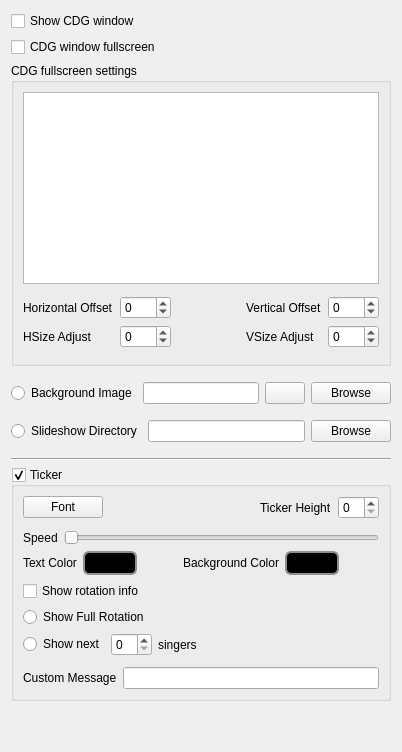
          <widget class="QWidget" name="videoPage">
           <layout class="QVBoxLayout" name="verticalLayout_6">
            <item>
             <widget class="QCheckBox" name="checkBoxShowCdgWindow">
              <property name="text">
               <string>Show CDG window</string>
              </property>
             </widget>
            </item>
            <item>
             <widget class="QCheckBox" name="checkBoxCdgFullscreen">
              <property name="text">
               <string>CDG window fullscreen</string>
              </property>
             </widget>
            </item>
            <item>
             <widget class="QGroupBox" name="groupBoxMonitors">
              <property name="enabled">
               <bool>true</bool>
              </property>
              <property name="title">
               <string>CDG fullscreen settings</string>
              </property>
              <property name="checkable">
               <bool>false</bool>
              </property>
              <property name="checked">
               <bool>false</bool>
              </property>
              <layout class="QVBoxLayout" name="verticalLayout_8">
               <item>
                <widget class="QListWidget" name="listWidgetMonitors"/>
               </item>
               <item>
                <layout class="QGridLayout" name="gridLayout" columnstretch="0,0,0,0,0">
                 <property name="topMargin">
                  <number>6</number>
                 </property>
                 <property name="bottomMargin">
                  <number>6</number>
                 </property>
                 <item row="0" column="2">
                  <spacer name="horizontalSpacer_10">
                   <property name="orientation">
                    <enum>Qt::Horizontal</enum>
                   </property>
                   <property name="sizeHint" stdset="0">
                    <size>
                     <width>40</width>
                     <height>20</height>
                    </size>
                   </property>
                  </spacer>
                 </item>
                 <item row="0" column="1">
                  <widget class="QSpinBox" name="spinBoxHOffset">
                   <property name="minimum">
                    <number>-255</number>
                   </property>
                   <property name="maximum">
                    <number>255</number>
                   </property>
                  </widget>
                 </item>
                 <item row="0" column="4">
                  <widget class="QSpinBox" name="spinBoxVOffset">
                   <property name="minimum">
                    <number>-255</number>
                   </property>
                   <property name="maximum">
                    <number>255</number>
                   </property>
                  </widget>
                 </item>
                 <item row="0" column="3">
                  <widget class="QLabel" name="label_18">
                   <property name="sizePolicy">
                    <sizepolicy hsizetype="Expanding" vsizetype="Preferred">
                     <horstretch>0</horstretch>
                     <verstretch>0</verstretch>
                    </sizepolicy>
                   </property>
                   <property name="text">
                    <string>Vertical Offset</string>
                   </property>
                  </widget>
                 </item>
                 <item row="0" column="0">
                  <widget class="QLabel" name="label_17">
                   <property name="sizePolicy">
                    <sizepolicy hsizetype="Expanding" vsizetype="Preferred">
                     <horstretch>0</horstretch>
                     <verstretch>0</verstretch>
                    </sizepolicy>
                   </property>
                   <property name="text">
                    <string>Horizontal Offset</string>
                   </property>
                  </widget>
                 </item>
                 <item row="1" column="0">
                  <widget class="QLabel" name="label_19">
                   <property name="text">
                    <string>HSize Adjust</string>
                   </property>
                  </widget>
                 </item>
                 <item row="1" column="1">
                  <widget class="QSpinBox" name="spinBoxHAdjust">
                   <property name="minimum">
                    <number>-255</number>
                   </property>
                   <property name="maximum">
                    <number>255</number>
                   </property>
                  </widget>
                 </item>
                 <item row="1" column="4">
                  <widget class="QSpinBox" name="spinBoxVAdjust">
                   <property name="minimum">
                    <number>-255</number>
                   </property>
                   <property name="maximum">
                    <number>255</number>
                   </property>
                  </widget>
                 </item>
                 <item row="1" column="3">
                  <widget class="QLabel" name="label_20">
                   <property name="text">
                    <string>VSize Adjust</string>
                   </property>
                  </widget>
                 </item>
                </layout>
               </item>
              </layout>
             </widget>
            </item>
            <item>
             <layout class="QVBoxLayout" name="verticalLayout_12">
              <property name="topMargin">
               <number>10</number>
              </property>
              <property name="bottomMargin">
               <number>10</number>
              </property>
              <item>
               <layout class="QHBoxLayout" name="horizontalLayout_8">
                <property name="topMargin">
                 <number>0</number>
                </property>
                <item>
                 <widget class="QRadioButton" name="rbBgImage">
                  <property name="text">
                   <string>Background Image</string>
                  </property>
                 </widget>
                </item>
                <item>
                 <widget class="QLineEdit" name="lineEditCdgBackground"/>
                </item>
                <item>
                 <widget class="QPushButton" name="pushButtonClearBgImg">
                  <property name="text">
                   <string/>
                  </property>
                  <property name="icon">
                   <iconset resource="resources.qrc">
                    <normaloff>:/icons/Icons/edit-clear.png</normaloff>:/icons/Icons/edit-clear.png</iconset>
                  </property>
                 </widget>
                </item>
                <item>
                 <widget class="QPushButton" name="pushButtonBrowse">
                  <property name="text">
                   <string>Browse</string>
                  </property>
                 </widget>
                </item>
               </layout>
              </item>
              <item>
               <layout class="QHBoxLayout" name="horizontalLayout_10">
                <property name="topMargin">
                 <number>10</number>
                </property>
                <item>
                 <widget class="QRadioButton" name="rbSlideshow">
                  <property name="text">
                   <string>Slideshow Directory</string>
                  </property>
                 </widget>
                </item>
                <item>
                 <widget class="QLineEdit" name="lineEditSlideshowDir"/>
                </item>
                <item>
                 <widget class="QPushButton" name="pushButtonSlideshowBrowse">
                  <property name="text">
                   <string>Browse</string>
                  </property>
                 </widget>
                </item>
               </layout>
              </item>
             </layout>
            </item>
            <item>
             <widget class="Line" name="line">
              <property name="orientation">
               <enum>Qt::Horizontal</enum>
              </property>
             </widget>
            </item>
            <item>
             <widget class="QGroupBox" name="groupBoxTicker">
              <property name="sizePolicy">
               <sizepolicy hsizetype="Preferred" vsizetype="MinimumExpanding">
                <horstretch>0</horstretch>
                <verstretch>0</verstretch>
               </sizepolicy>
              </property>
              <property name="title">
               <string>Ticker</string>
              </property>
              <property name="checkable">
               <bool>true</bool>
              </property>
              <layout class="QVBoxLayout" name="verticalLayout_9">
               <item>
                <layout class="QHBoxLayout" name="horizontalLayout_4">
                 <property name="topMargin">
                  <number>0</number>
                 </property>
                 <property name="bottomMargin">
                  <number>0</number>
                 </property>
                 <item>
                  <widget class="QPushButton" name="pushButtonFont">
                   <property name="text">
                    <string>Font</string>
                   </property>
                  </widget>
                 </item>
                 <item>
                  <spacer name="horizontalSpacer_2">
                   <property name="orientation">
                    <enum>Qt::Horizontal</enum>
                   </property>
                   <property name="sizeHint" stdset="0">
                    <size>
                     <width>40</width>
                     <height>20</height>
                    </size>
                   </property>
                  </spacer>
                 </item>
                 <item>
                  <widget class="QLabel" name="label">
                   <property name="text">
                    <string>Ticker Height</string>
                   </property>
                  </widget>
                 </item>
                 <item>
                  <widget class="QSpinBox" name="spinBoxTickerHeight"/>
                 </item>
                </layout>
               </item>
               <item>
                <layout class="QHBoxLayout" name="horizontalLayout_5">
                 <property name="topMargin">
                  <number>5</number>
                 </property>
                 <item>
                  <widget class="QLabel" name="label_2">
                   <property name="text">
                    <string>Speed</string>
                   </property>
                  </widget>
                 </item>
                 <item>
                  <widget class="QSlider" name="horizontalSliderTickerSpeed">
                   <property name="minimum">
                    <number>0</number>
                   </property>
                   <property name="maximum">
                    <number>50</number>
                   </property>
                   <property name="orientation">
                    <enum>Qt::Horizontal</enum>
                   </property>
                   <property name="invertedAppearance">
                    <bool>false</bool>
                   </property>
                   <property name="invertedControls">
                    <bool>false</bool>
                   </property>
                  </widget>
                 </item>
                </layout>
               </item>
               <item>
                <layout class="QHBoxLayout" name="horizontalLayout_6">
                 <property name="topMargin">
                  <number>0</number>
                 </property>
                 <item>
                  <widget class="QLabel" name="label_3">
                   <property name="text">
                    <string>Text Color</string>
                   </property>
                  </widget>
                 </item>
                 <item>
                  <widget class="QPushButton" name="pushButtonTextColor">
                   <property name="styleSheet">
                    <string notr="true">QPushButton {
    border: 2px solid #8f8f91;
    border-radius: 6px;
    background-color: rgb(0,0,0);
    min-width: 40px;
    padding-left: 5px;
    padding-right: 5px;
    padding-top: 3px;
    padding-bottom: 3px;
}

QPushButton:pressed {
    background-color: rgb(0,0,0);
}

QPushButton:flat {
    border: none; /* no border for a flat push button */
}

QPushButton:default {
    border-color: navy; /* make the default button prominent */
}</string>
                   </property>
                   <property name="text">
                    <string/>
                   </property>
                   <property name="autoDefault">
                    <bool>false</bool>
                   </property>
                   <property name="flat">
                    <bool>false</bool>
                   </property>
                  </widget>
                 </item>
                 <item>
                  <spacer name="horizontalSpacer_3">
                   <property name="orientation">
                    <enum>Qt::Horizontal</enum>
                   </property>
                   <property name="sizeHint" stdset="0">
                    <size>
                     <width>40</width>
                     <height>20</height>
                    </size>
                   </property>
                  </spacer>
                 </item>
                 <item>
                  <widget class="QLabel" name="label_4">
                   <property name="text">
                    <string>Background Color</string>
                   </property>
                  </widget>
                 </item>
                 <item>
                  <widget class="QPushButton" name="pushButtonBgColor">
                   <property name="styleSheet">
                    <string notr="true">QPushButton {
    border: 2px solid #8f8f91;
    border-radius: 6px;
    background-color: rgb(0,0,0);
    min-width: 40px;
    padding-left: 5px;
    padding-right: 5px;
    padding-top: 3px;
    padding-bottom: 3px;
}

QPushButton:pressed {
    background-color: rgb(0,0,0);
}

QPushButton:flat {
    border: none; /* no border for a flat push button */
}

QPushButton:default {
    border-color: navy; /* make the default button prominent */
}</string>
                   </property>
                   <property name="text">
                    <string/>
                   </property>
                   <property name="autoDefault">
                    <bool>false</bool>
                   </property>
                   <property name="flat">
                    <bool>false</bool>
                   </property>
                  </widget>
                 </item>
                 <item>
                  <spacer name="horizontalSpacer_4">
                   <property name="orientation">
                    <enum>Qt::Horizontal</enum>
                   </property>
                   <property name="sizeHint" stdset="0">
                    <size>
                     <width>40</width>
                     <height>20</height>
                    </size>
                   </property>
                  </spacer>
                 </item>
                </layout>
               </item>
               <item>
                <widget class="QCheckBox" name="cbxTickerShowRotationInfo">
                 <property name="text">
                  <string>Show rotation info</string>
                 </property>
                </widget>
               </item>
               <item>
                <widget class="QRadioButton" name="radioButtonFullRotation">
                 <property name="text">
                  <string>Show Full Rotation</string>
                 </property>
                </widget>
               </item>
               <item>
                <layout class="QHBoxLayout" name="horizontalLayout_7">
                 <property name="spacing">
                  <number>6</number>
                 </property>
                 <property name="topMargin">
                  <number>0</number>
                 </property>
                 <item>
                  <widget class="QRadioButton" name="radioButtonPartialRotation">
                   <property name="text">
                    <string>Show next</string>
                   </property>
                  </widget>
                 </item>
                 <item>
                  <widget class="QSpinBox" name="spinBoxTickerSingers"/>
                 </item>
                 <item>
                  <widget class="QLabel" name="label_5">
                   <property name="text">
                    <string>singers</string>
                   </property>
                  </widget>
                 </item>
                 <item>
                  <spacer name="horizontalSpacer_5">
                   <property name="orientation">
                    <enum>Qt::Horizontal</enum>
                   </property>
                   <property name="sizeHint" stdset="0">
                    <size>
                     <width>40</width>
                     <height>20</height>
                    </size>
                   </property>
                  </spacer>
                 </item>
                </layout>
               </item>
               <item>
                <layout class="QHBoxLayout" name="horizontalLayout_9">
                 <property name="topMargin">
                  <number>5</number>
                 </property>
                 <item>
                  <widget class="QLabel" name="label_8">
                   <property name="text">
                    <string>Custom Message</string>
                   </property>
                  </widget>
                 </item>
                 <item>
                  <widget class="QLineEdit" name="lineEditTickerMessage"/>
                 </item>
                </layout>
               </item>
              </layout>
             </widget>
            </item>
            <item>
             <spacer name="verticalSpacer_4">
              <property name="orientation">
               <enum>Qt::Vertical</enum>
              </property>
              <property name="sizeHint" stdset="0">
               <size>
                <width>20</width>
                <height>40</height>
               </size>
              </property>
             </spacer>
            </item>
           </layout>
          </widget>
